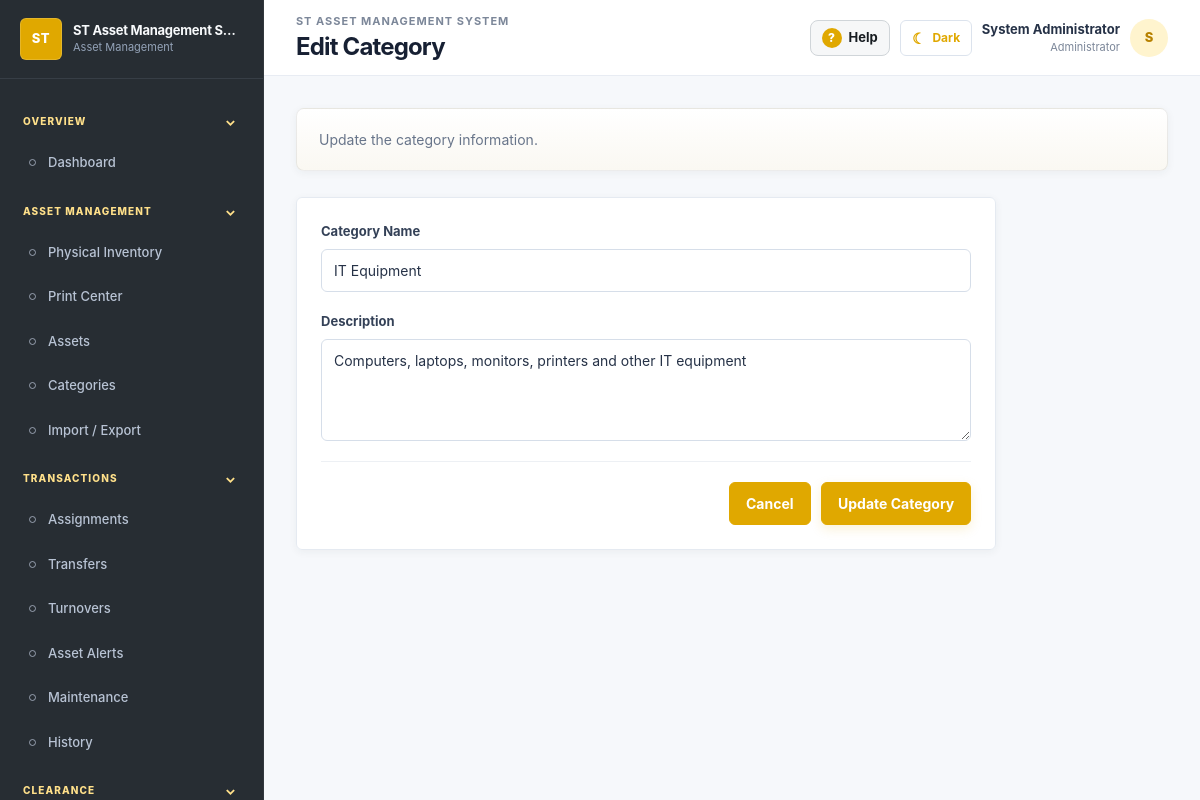
Page /frontend/pages/category_edit.php?id=1 (signed in) on the committed database.
### tables this page shows
CREATE TABLE categories (
 id INT AUTO_INCREMENT PRIMARY KEY, name VARCHAR(100) NOT NULL UNIQUE, description TEXT NULL,
 created_at TIMESTAMP NOT NULL DEFAULT CURRENT_TIMESTAMP
);

### frontend/pages/category_edit.php (the view, shortened to what this page needs)
<?php
require_once "../../backend/includes/header.php";
require_once "../../backend/config/database.php";
$id = filter_input(
    INPUT_GET,
    "id",
    FILTER_VALIDATE_INT
);
$stmt = $conn->prepare("
    SELECT
        id,
        name,
        description
    FROM categories
    WHERE id = :id
    LIMIT 1
");
$stmt->execute([
    ":id" => $id
]);
$category = $stmt->fetch();
?>
<div class="page-header">
    <div>
        <p>
            Update the category information.
        </p>
    </div>
</div>
<div class="form-card">
    <form method="POST">
        <div class="form-group">
            <label for="name">
                Category Name
            </label>
            <input
                type="text"
                id="name"
                name="name"
                value="<?= htmlspecialchars(
                    $_POST["name"] ?? $category["name"]
                ) ?>"
                required
            >
        </div>
        <div class="form-group">
            <label for="description">
                Description
            </label>
            <textarea
                id="description"
                name="description"
                rows="4"
            ><?= htmlspecialchars(
                $_POST["description"]
                ?? $category["description"]
                ?? ""
            ) ?></textarea>
        </div>
        <div class="form-actions">
            <a
                href="categories.php"
                class="btn-secondary"
            >
                Cancel
            </a>
            <button
                type="submit"
                class="btn-primary"
            >
                Update Category
            </button>
        </div>
    </form>
</div>
<?php
require_once "../../backend/includes/footer.php";
?>

### rows in the picture
categories: name "IT Equipment", description "Computers, laptops, monitors, printers and other IT equipment"

### other values in the picture
$app_name "ST Asset Management S…"
$app_name "ST ASSET MANAGEMENT SYSTEM"
$page_title "Edit Category"
$user_name "System Administrator"
$_SESSION["role"] "Administrator"
$user_initial ?: "U" "S"
